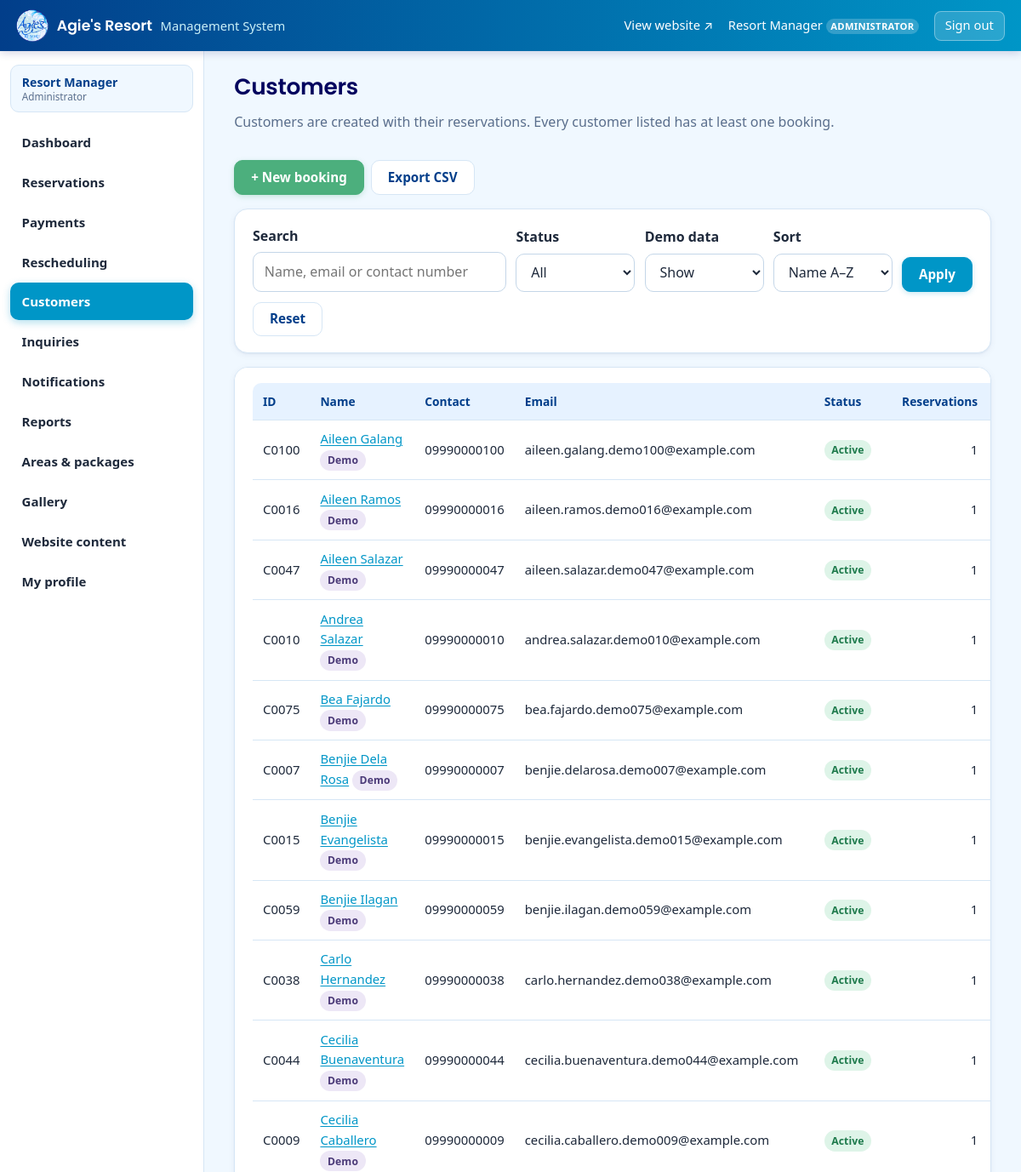
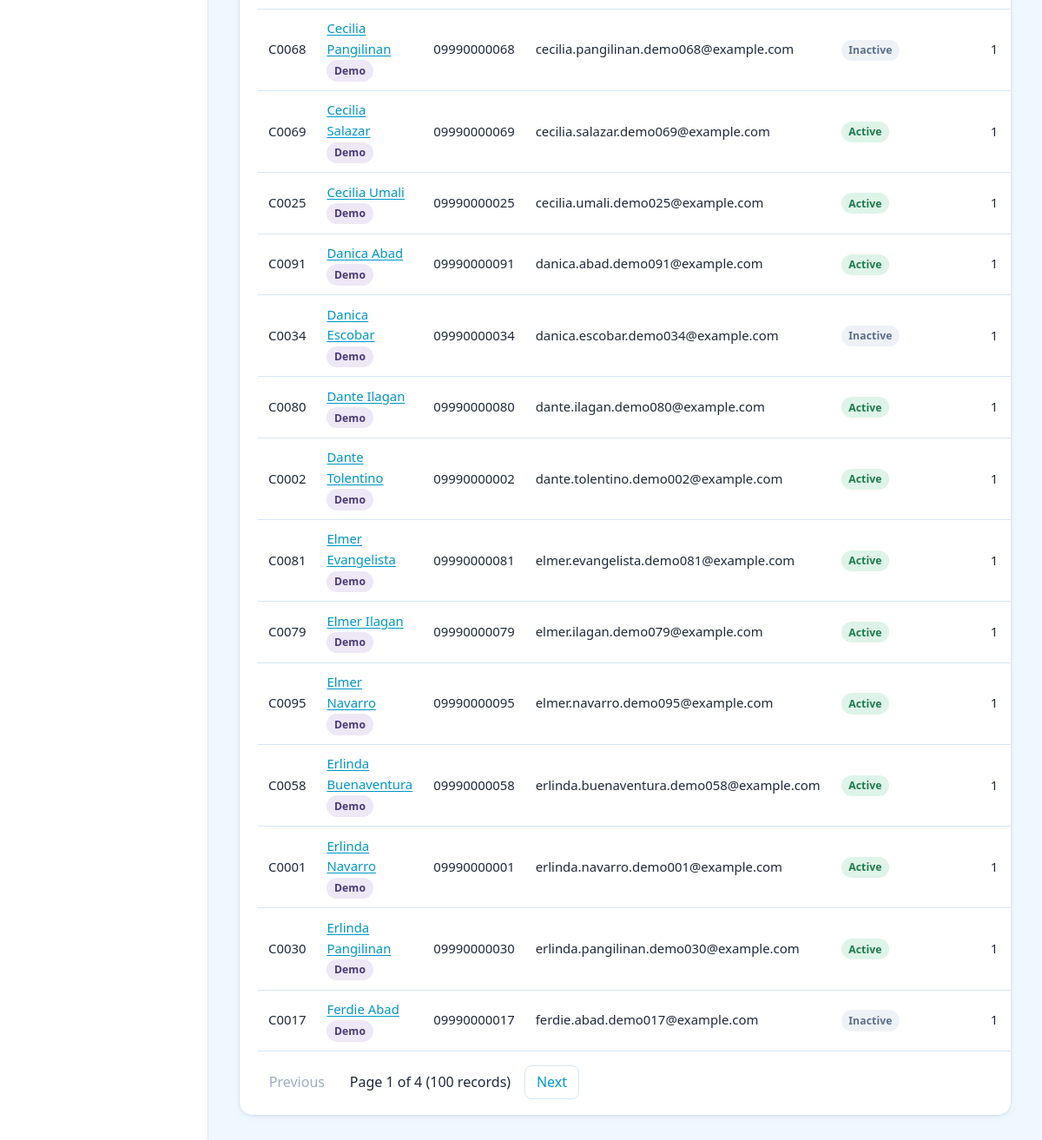
The app's page /admin/customers.php (signed in) with its own data (2 pictures, top to bottom).
### tables this page shows
CREATE TABLE `customers` (
  `customer_id` int(10) UNSIGNED NOT NULL AUTO_INCREMENT,
  `full_name` varchar(120) NOT NULL,
  `contact_number` varchar(20) NOT NULL,
  `email` varchar(120) NOT NULL,
  `address` varchar(255) DEFAULT NULL,
  `status` enum('ACTIVE','INACTIVE') NOT NULL DEFAULT 'ACTIVE',
  `notes` text DEFAULT NULL,
  `is_demo` tinyint(1) NOT NULL DEFAULT 0,
  `created_at` timestamp NOT NULL DEFAULT current_timestamp(),
  `updated_at` timestamp NOT NULL DEFAULT current_timestamp() ON UPDATE current_timestamp(),
  PRIMARY KEY (`customer_id`),
  UNIQUE KEY `uq_customer_email` (`email`),
  KEY `idx_customer_contact` (`contact_number`),
  KEY `idx_customer_name` (`full_name`),
  KEY `idx_customer_status` (`status`)
);

### app/bootstrap.php (called while the page is built, shortened)
<?php
function config(string $key, $default = null)
{
    return $GLOBALS['APP_CONFIG'][$key] ?? $default;
}
require APP_ROOT . '/app/lib/db.php';
require APP_ROOT . '/app/lib/helpers.php';
require APP_ROOT . '/app/lib/auth.php';

### app/lib/auth.php (called while the page is built, shortened)
<?php
function current_admin(): ?array
{
    static $loaded = false, $admin = null;
    if ($loaded) {
        return $admin;
    }
    $loaded = true;
    $id = $_SESSION['admin_id'] ?? null;
    $timeout = 60 * max(5, setting_int('session_timeout_minutes', 30));
    $row = q_one('SELECT admin_id, full_name, username, email, role, status, must_change_password FROM admins WHERE admin_id = ?', [$id]);
    $admin = $row;
    return $admin;
}
function can(string $perm): bool
{
    $a = current_admin();
    $perms = ROLE_PERMISSIONS[$a['role']] ?? [];
    return in_array($perm, $perms, true);
}
function require_login(): array
{
    $a = current_admin();
    return $a;
}
function require_perm(string $perm): array
{
    $a = require_login();
    return $a;
}

### app/lib/db.php (called while the page is built, shortened)
<?php
function db(): PDO
{
    static $pdo = null;
    if ($pdo === null) {
        $c = config('db');
        $dsn = sprintf('mysql:host=%s;port=%d;dbname=%s;charset=utf8mb4', $c['host'], (int) $c['port'], $c['name']);
        $pdo = new PDO($dsn, $c['user'], $c['pass'], [
            PDO::ATTR_ERRMODE            => PDO::ERRMODE_EXCEPTION,
            PDO::ATTR_DEFAULT_FETCH_MODE => PDO::FETCH_ASSOC,
            PDO::ATTR_EMULATE_PREPARES   => false,
            PDO::ATTR_STRINGIFY_FETCHES  => false,
        ]);
        $pdo->exec("SET time_zone = '+08:00'");
        $pdo->exec("SET SESSION TRANSACTION ISOLATION LEVEL READ COMMITTED");
    }
    return $pdo;
}
function q(string $sql, array $params = []): PDOStatement
{
    $st = db()->prepare($sql);
    $st->execute($params);
    return $st;
}
function q_all(string $sql, array $params = []): array
{
    return q($sql, $params)->fetchAll();
}
function q_one(string $sql, array $params = []): ?array
{
    $row = q($sql, $params)->fetch();
    return $row === false ? null : $row;
}
function q_val(string $sql, array $params = [])
{
    $v = q($sql, $params)->fetchColumn();
    return $v === false ? null : $v;
}

### admin/customers.php (the view, shortened to what this page needs)
<?php
require __DIR__ . '/../app/bootstrap.php';
$me = require_perm('customers.view');
$qtext = search_term();
$where = ['EXISTS (SELECT 1 FROM reservations rx WHERE rx.customer_id = c.customer_id)'];
$p = [];
$w = implode(' AND ', $where);
$sort = get('sort', 'name');
$order = $sort === 'newest' ? 'c.created_at DESC, c.customer_id DESC' : 'c.full_name ASC';
$total = (int) q_val("SELECT COUNT(*) FROM customers c WHERE $w", $p);
$pg = pager($total, 25);
$rows = q_all("SELECT c.*, (SELECT COUNT(*) FROM reservations r WHERE r.customer_id = c.customer_id) AS res_count,
                      (SELECT MAX(r.booking_date) FROM reservations r WHERE r.customer_id = c.customer_id) AS last_booking
                 FROM customers c WHERE $w ORDER BY $order LIMIT {$pg['per']} OFFSET {$pg['offset']}", $p);
$qs = $_GET;
unset($qs['page']);
$active = 'customers';
require __DIR__ . '/../app/views/admin_header.php';
?>
<div class="cal-head"><div><h1>Customers</h1><p class="muted" style="margin:0">Customers are created with their reservations. Every customer listed has at least one booking.</p></div>
  <div class="actions no-print">
    <?php if (can('reservations.create')): ?><a class="btn btn-success" href="<?= e(url('admin/reservation-new.php')) ?>">+ New booking</a><?php endif; ?>
    <?php if (can('customers.export')): ?><a class="btn btn-ghost" href="?<?= e(http_build_query($qs + ['export' => 'csv'])) ?>">Export CSV</a><?php endif; ?>
  </div>
</div>
<form class="toolbar panel" method="get">
  <div class="field grow"><label for="q">Search</label><input type="search" id="q" name="q" maxlength="60" value="<?= e($qtext) ?>" placeholder="Name, email or contact number"></div>
  <div class="field"><label for="status">Status</label><select id="status" name="status"><option value="">All</option></select></div>
  <div class="field"><label for="demo">Demo data</label><select id="demo" name="demo"><option value="">Show</option></select></div>
  <div class="field"><label for="sort">Sort</label><select id="sort" name="sort"><option value="name">Name A–Z</option><option value="newest"<?= $sort === 'newest' ? ' selected' : '' ?>>Newest first</option></select></div>
  <button class="btn" type="submit">Apply</button><a class="btn btn-ghost" href="<?= e(url('admin/customers.php')) ?>">Reset</a>
</form>
<div class="panel table-wrap">
<?php if (!$rows): ?><p>No customers match. <a href="<?= e(url('admin/customers.php')) ?>">Clear filters</a></p><?php else: ?>
<table><thead><tr><th>ID</th><th>Name</th><th>Contact</th><th>Email</th><th>Status</th><th class="num">Reservations</th><th>Last booking</th><th>Registered</th></tr></thead><tbody>
<?php foreach ($rows as $c): ?>
  <tr>
    <td>C<?= str_pad((string) $c['customer_id'], 4, '0', STR_PAD_LEFT) ?></td>
    <td><a href="<?= e(url('admin/customer.php?id=' . $c['customer_id'])) ?>"><?= e($c['full_name']) ?></a><?= $c['is_demo'] ? ' <span class="badge badge-demo">Demo</span>' : '' ?></td>
    <td><?= e($c['contact_number']) ?></td><td><?= e($c['email']) ?></td><td><?= badge($c['status']) ?></td>
    <td class="num"><?= (int) $c['res_count'] ?></td><td><?= e(fmt_date($c['last_booking'])) ?></td><td><?= e(fmt_date($c['created_at'])) ?></td>
  </tr>
<?php endforeach; ?></tbody></table><?php endif; ?>
<?= pager_links($pg) ?>
</div>
<?php require __DIR__ . '/../app/views/admin_footer.php'; ?>

### app/views/admin_header.php (shortened to what this page needs)
<?php
$me = current_admin();
$unread = $me ? (int) q_val('SELECT COUNT(*) FROM notifications WHERE is_read = 0') : 0;
$pendingPay = $me ? (int) q_val("SELECT COUNT(*) FROM payments WHERE payment_status = 'PENDING VERIFICATION'") : 0;
$pendingRs = $me ? (int) q_val("SELECT COUNT(*) FROM rescheduling_requests WHERE approval_status = 'PENDING'") : 0;
$newInq = $me ? (int) q_val("SELECT COUNT(*) FROM inquiries WHERE status = 'NEW'") : 0;
$items = [
    ['dashboard', 'index.php', 'Dashboard', 'dashboard', 0],
    ['reservations', 'reservations.php', 'Reservations', 'reservations.view', 0],
    ['payments', 'payments.php', 'Payments', 'payments.view', $pendingPay],
    ['reschedules', 'reschedules.php', 'Rescheduling', 'reschedules.manage', $pendingRs],
    ['customers', 'customers.php', 'Customers', 'customers.view', 0],
    ['inquiries', 'inquiries.php', 'Inquiries', 'inquiries.manage', $newInq],
    ['notifications', 'notifications.php', 'Notifications', 'notifications.view', $unread],
    ['reports', 'reports.php', 'Reports', 'reports.view', 0],
    ['catalog', 'areas.php', 'Areas & packages', 'catalog.manage', 0],
    ['gallery', 'gallery.php', 'Gallery', 'gallery.manage', 0],
    ['content', 'content.php', 'Website content', 'content.manage', 0],
    ['accounts', 'accounts.php', 'Administrator accounts', 'accounts.manage', 0],
    ['profile', 'profile.php', 'My profile', 'profile.view', 0],
];
?><!doctype html>
<html lang="en">
<head>
<link rel="stylesheet" href="<?= e(asset('assets/css/app.css')) ?>">
</head>
<body class="admin">
<?php if ($me): ?>
<header class="admin-top">
  <a class="brand" href="<?= e(url($me['role'] === 'SUPER ADMIN' ? 'admin/accounts.php' : 'admin/')) ?>"><span class="brand-mark" aria-hidden="true"></span><?= e((string) setting('resort_name', "Agie's Resort")) ?> <span class="muted">Management System</span></a>
  <div class="top-right">
    <a href="<?= e(url('')) ?>" target="_blank" rel="noopener">View website ↗</a>
    <a href="<?= e(url('admin/profile.php')) ?>"><?= e($me['full_name']) ?> <span class="role"><?= e($me['role'] === 'ADMIN' ? 'ADMINISTRATOR' : $me['role']) ?></span></a>
    <form method="post" action="<?= e(url('admin/logout.php')) ?>" class="inline"><?= csrf_field() ?><button class="linklike signout" type="submit">Sign out</button></form>
  </div>
</header>
<div class="admin-shell">
<nav id="admin-nav" class="admin-nav" aria-label="Management">
  <div class="nav-who"><?= e($me['full_name']) ?><small><?= e($me['role'] === 'ADMIN' ? 'Administrator' : 'Super Admin') ?></small></div>
  <?php foreach ($items as [$key, $href, $label, $perm, $count]): if ($perm !== 'profile.view' && !can($perm)) continue; ?>
    <a href="<?= e(url('admin/' . $href)) ?>"<?= ($active ?? '') === $key ? ' aria-current="page"' : '' ?>><?= e($label) ?></a>
  <?php endforeach; ?>
</nav>
<main id="main" class="admin-main">
<?php else: ?>
<main id="main" class="admin-main solo">
<?php endif; ?>

### app/lib/helpers.php (shortened to what this page needs)
<?php
function e($v): string
{
    return htmlspecialchars((string) ($v ?? ''), ENT_QUOTES | ENT_SUBSTITUTE, 'UTF-8');
}
function url(string $path = ''): string
{
    return rtrim((string) config('base_url', ''), '/') . '/' . ltrim($path, '/');
}
function asset(string $path): string
{
    $f = APP_ROOT . '/' . ltrim($path, '/');
    return url($path) . (is_file($f) ? '?v=' . filemtime($f) : '');
}
function badge(string $status): string
{
    $map = [
        'PENDING' => 'warn', 'PAYMENT PENDING' => 'info', 'CONFIRMED' => 'ok', 'COMPLETED' => 'done',
        'CANCELLED' => 'bad', 'DECLINED' => 'bad', 'EXPIRED' => 'muted',
        'UNPAID' => 'warn', 'PENDING VERIFICATION' => 'info', 'PARTIAL' => 'ok', 'PAID' => 'done',
        'VERIFIED' => 'ok', 'REJECTED' => 'bad', 'APPROVED' => 'ok',
        'ACTIVE' => 'ok', 'INACTIVE' => 'muted', 'NEW' => 'warn', 'READ' => 'info', 'REPLIED' => 'ok', 'ARCHIVED' => 'muted',
    ];
    $labels = ['PARTIAL' => 'Down payment verified', 'PAYMENT PENDING' => 'Payment submitted'];
    $cls = $map[$status] ?? 'muted';
    $text = $labels[$status] ?? ucwords(strtolower($status));
    return '<span class="badge badge-' . $cls . '">' . e($text) . '</span>';
}
function get(string $key, string $default = ''): string
{
    $v = $_GET[$key] ?? $default;
    return is_string($v) ? trim($v) : $default;
}
function int_in(string $key, int $default = 0): int
{
    $v = $_POST[$key] ?? $_GET[$key] ?? null;
    return (is_string($v) && preg_match('/^-?\d{1,9}$/', trim($v))) ? (int) $v : $default;
}
function search_term(string $key = 'q', int $max = 60): string
{
    return mb_substr(get($key), 0, $max);
}
function setting(string $key, $default = null)
{
    static $cache = null;
    if ($cache === null) {
        $cache = [];
        foreach (q_all('SELECT setting_key, setting_value FROM system_settings') as $r) {
            $cache[$r['setting_key']] = $r['setting_value'];
        }
    }
    return $cache[$key] ?? $default;
}
function setting_int(string $key, int $default): int
{
    $v = setting($key);
    return ($v !== null && preg_match('/^\d+$/', (string) $v)) ? (int) $v : $default;
}
function pager(int $total, int $perPage = 20): array
{
    $pages = max(1, (int) ceil($total / $perPage));
    $page = min(max(1, int_in('page', 1)), $pages);
    return ['page' => $page, 'pages' => $pages, 'per' => $perPage, 'offset' => ($page - 1) * $perPage, 'total' => $total];
}
function pager_links(array $p): string
{
    $qs = $_GET;
    $link = function (int $n) use ($qs): string {
        $qs['page'] = $n;
        return '?' . http_build_query($qs);
    };
    $h = '<nav class="pager" aria-label="Pagination">';
    $h .= $p['page'] > 1 ? '<a href="' . e($link($p['page'] - 1)) . '">Previous</a>' : '<span class="disabled">Previous</span>';
    $h .= '<span>Page ' . $p['page'] . ' of ' . $p['pages'] . ' (' . $p['total'] . ' records)</span>';
    $h .= $p['page'] < $p['pages'] ? '<a href="' . e($link($p['page'] + 1)) . '">Next</a>' : '<span class="disabled">Next</span>';
    return $h . '</nav>';
}

### records on screen
customers: customer_id "0100", full_name "Aileen Galang", is_demo "Demo", contact_number "09990000100", email "aileen.galang.demo100@example.com", status "Active", res_count "1"
customers: customer_id "0016", full_name "Aileen Ramos", is_demo "Demo", contact_number "09990000016", email "aileen.ramos.demo016@example.com", status "Active", res_count "1"
customers: customer_id "0047", full_name "Aileen Salazar", is_demo "Demo", contact_number "09990000047", email "aileen.salazar.demo047@example.com", status "Active", res_count "1"
customers: customer_id "0010", full_name "Andrea Salazar", is_demo "Demo", contact_number "09990000010", email "andrea.salazar.demo010@example.com", status "Active", res_count "1"
customers: customer_id "0075", full_name "Bea Fajardo", is_demo "Demo", contact_number "09990000075", email "bea.fajardo.demo075@example.com", status "Active", res_count "1"
customers: customer_id "0007", full_name "Benjie Dela Rosa", is_demo "Demo", contact_number "09990000007", email "benjie.delarosa.demo007@example.com", status "Active", res_count "1"
customers: customer_id "0015", full_name "Benjie Evangelista", is_demo "Demo", contact_number "09990000015", email "benjie.evangelista.demo015@example.com", status "Active", res_count "1"
customers: customer_id "0059", full_name "Benjie Ilagan", is_demo "Demo", contact_number "09990000059", email "benjie.ilagan.demo059@example.com", status "Active", res_count "1"
customers: customer_id "0038", full_name "Carlo Hernandez", is_demo "Demo", contact_number "09990000038", email "carlo.hernandez.demo038@example.com", status "Active", res_count "1"
customers: customer_id "0044", full_name "Cecilia Buenaventura", is_demo "Demo", contact_number "09990000044", email "cecilia.buenaventura.demo044@example.com", status "Active", res_count "1"
customers: customer_id "0009", full_name "Cecilia Caballero", is_demo "Demo", contact_number "09990000009", email "cecilia.caballero.demo009@example.com", status "Active", res_count "1"
customers: customer_id "0068", full_name "Cecilia Pangilinan", is_demo "Demo", contact_number "09990000068", email "cecilia.pangilinan.demo068@example.com", status "Inactive", res_count "1"
customers: customer_id "0069", full_name "Cecilia Salazar", is_demo "Demo", contact_number "09990000069", email "cecilia.salazar.demo069@example.com", status "Active", res_count "1"
customers: customer_id "0025", full_name "Cecilia Umali", is_demo "Demo", contact_number "09990000025", email "cecilia.umali.demo025@example.com", status "Active", res_count "1"
customers: customer_id "0091", full_name "Danica Abad", is_demo "Demo", contact_number "09990000091", email "danica.abad.demo091@example.com", status "Active", res_count "1"
customers: customer_id "0034", full_name "Danica Escobar", is_demo "Demo", contact_number "09990000034", email "danica.escobar.demo034@example.com", status "Inactive", res_count "1"
customers: customer_id "0080", full_name "Dante Ilagan", is_demo "Demo", contact_number "09990000080", email "dante.ilagan.demo080@example.com", status "Active", res_count "1"
customers: customer_id "0002", full_name "Dante Tolentino", is_demo "Demo", contact_number "09990000002", email "dante.tolentino.demo002@example.com", status "Active", res_count "1"
customers: customer_id "0081", full_name "Elmer Evangelista", is_demo "Demo", contact_number "09990000081", email "elmer.evangelista.demo081@example.com", status "Active", res_count "1"
customers: customer_id "0079", full_name "Elmer Ilagan", is_demo "Demo", contact_number "09990000079", email "elmer.ilagan.demo079@example.com", status "Active", res_count "1"
customers: customer_id "0095", full_name "Elmer Navarro", is_demo "Demo", contact_number "09990000095", email "elmer.navarro.demo095@example.com", status "Active", res_count "1"
customers: customer_id "0058", full_name "Erlinda Buenaventura", is_demo "Demo", contact_number "09990000058", email "erlinda.buenaventura.demo058@example.com", status "Active", res_count "1"
customers: customer_id "0001", full_name "Erlinda Navarro", is_demo "Demo", contact_number "09990000001", email "erlinda.navarro.demo001@example.com", status "Active", res_count "1"
customers: customer_id "0030", full_name "Erlinda Pangilinan", is_demo "Demo", contact_number "09990000030", email "erlinda.pangilinan.demo030@example.com", status "Active", res_count "1"
customers: customer_id "0017", full_name "Ferdie Abad", is_demo "Demo", contact_number "09990000017", email "ferdie.abad.demo017@example.com", status "Inactive", res_count "1"

### other values on screen
setting('resort_name', "Agie's Resort") "Agie's Resort"
$me['full_name'] "Resort Manager"
$me['role'] === 'ADMIN' ? 'ADMINISTRATOR' : $me['role'] "ADMINISTRATOR"
$me['role'] === 'ADMIN' ? 'Administrator' : 'Super Admin' "Administrator"
$label "Dashboard"
$label "Reservations"
$label "Payments"
$label "Rescheduling"
$label "Customers"
$label "Inquiries"
$label "Notifications"
$label "Reports"
$label "Areas & packages"
$label "Gallery"
$label "Website content"
